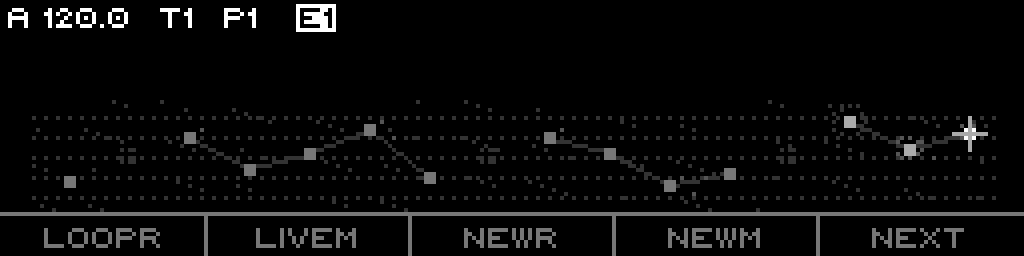

Reproduce this figure in Python.
#!/usr/bin/env python3
"""
Stochastic LIVE — Concept 1: Constellation Draft

Each engine event becomes a star. Pitch = altitude, time = longitude.
Consecutive phrases draw constellations. Newest star has targeting reticle + glow.
Rests = hollow ghost stars. Burst = companion clusters.

Inspired by constellations.lua (star glow + connection lines) + luck.lua (node topology).
"""

import os
import sys
import math

sys.path.insert(0, os.path.dirname(os.path.abspath(__file__)))

from canvas import BlendMode, Canvas, Color, Font, FrameBuffer, framebuffer_to_image
from painters import WindowPainter, PageWidth

# ---------------------------------------------------------------------------
# Simulated engine history
# ---------------------------------------------------------------------------
class DirectEvent:
    def __init__(self, cv, rest=False, children=0):
        self.cv = cv
        self.rest = rest
        self.children = children

DIRECT_HISTORY = [
    DirectEvent(1.2,  False, 0),
    DirectEvent(0.5,  False, 2),
    DirectEvent(1.8,  False, 0),
    DirectEvent(0.0,  True,  0),
    DirectEvent(-0.9, False, 0),
    DirectEvent(-1.4, False, 3),
    DirectEvent(0.3,  False, 0),
    DirectEvent(1.1,  False, 1),
    DirectEvent(0.0,  True,  0),
    DirectEvent(-1.1, False, 0),
    DirectEvent(1.4,  False, 2),
    DirectEvent(0.2,  False, 0),
    DirectEvent(-0.7, False, 0),
    DirectEvent(1.0,  False, 1),
    DirectEvent(0.0,  True,  0),
    DirectEvent(-1.2, False, 0),
]

# ---------------------------------------------------------------------------
# Render
# ---------------------------------------------------------------------------
VP_LEFT   = 8
VP_RIGHT  = PageWidth - 8
VP_TOP    = 25
VP_BOT    = 53
VP_CY     = (VP_TOP + VP_BOT) // 2
VP_H      = VP_BOT - VP_TOP


def _arc(canvas, cx, cy, r, start, end, color):
    """Draw a circular arc using Bresenham-like point sampling."""
    canvas.set_color(color)
    steps = max(8, int(r * 3))
    for i in range(steps + 1):
        t = start + (end - start) * i / steps
        x = int(cx + math.cos(t) * r)
        y = int(cy + math.sin(t) * r)
        canvas.point(x, y)


def render_live_constellation(canvas: Canvas):
    WindowPainter.clear(canvas)
    WindowPainter.draw_header(canvas, mode="LIVE")
    WindowPainter.draw_footer(canvas, ["LoopR", "LiveM", "NewR", "NewM", "NEXT"])

    canvas.set_blend_mode(BlendMode.Set)

    # --- cosmic dust ---
    for i in range(140):
        x = VP_LEFT + (i * 37 + 13) % (VP_RIGHT - VP_LEFT)
        y = VP_TOP  + (i * 23 + 7)  % (VP_BOT - VP_TOP)
        if (x + y * 3) % 11 < 2:
            continue
        canvas.set_color(Color.Low)
        canvas.point(x, y)

    # --- pitch guide rails (dashed) ---
    canvas.set_color(Color.Low)
    for r in range(-2, 3):
        y = VP_CY + r * 5
        if VP_TOP + 1 <= y <= VP_BOT - 1:
            # dashed line: draw every 3rd pixel
            for x in range(VP_LEFT, VP_RIGHT + 1, 3):
                canvas.point(x, y)

    # --- build star positions ---
    events = DIRECT_HISTORY
    cx = VP_RIGHT - 6
    stride = (VP_RIGHT - VP_LEFT - 12) // (len(events) - 1) if len(events) > 1 else 0

    stars = []
    for idx, ev in enumerate(events):
        px = cx - idx * stride
        py = VP_CY - int(ev.cv * 5)
        py = max(VP_TOP + 2, min(VP_BOT - 2, py))
        stars.append((px, py, ev, idx))

    # --- constellation lines (oldest first so newer overdraw) ---
    prev_x, prev_y = -1, -1
    for px, py, ev, idx in reversed(stars):
        if ev.rest:
            prev_x, prev_y = -1, -1
            continue
        if prev_x >= 0:
            canvas.set_color(Color.Low)
            canvas.line(prev_x, prev_y, px, py)
        prev_x, prev_y = px, py

    # --- draw stars ---
    for px, py, ev, idx in stars:
        fade = max(0.25, 1.0 - idx / 20)

        if ev.rest:
            # hollow ghost star
            canvas.set_color(Color.Low)
            _arc(canvas, px, py, 1.5, 0, 2 * math.pi, Color.Low)
            continue

        # glow halo for newer stars
        if idx < 4:
            glow_r = 2 + idx
            glow_col = Color.Low if idx >= 2 else Color.MediumLow
            _arc(canvas, px, py, glow_r, 0, 2 * math.pi, glow_col)

        # core star
        col = Color.Bright if idx == 0 else (Color.MediumBright if idx < 3 else Color.Medium)
        canvas.set_color(col)
        canvas.fill_rect(px - 1, py - 1, 3, 3)
        if idx == 0:
            canvas.set_color(Color.Bright)
            canvas.point(px, py)

        # burst children = companion stars
        if ev.children > 0:
            for c in range(ev.children):
                cpx = px + (c + 1) * 3
                cpy = py + (-2 if c % 2 == 0 else 2)
                if cpx >= VP_RIGHT - 1:
                    break
                canvas.set_color(Color.MediumLow)
                canvas.point(cpx, cpy)

    # --- targeting reticle on newest ---
    tip = stars[0]
    tx, ty = tip[0], tip[1]
    canvas.set_color(Color.MediumBright)
    canvas.line(tx - 4, ty, tx + 4, ty)
    canvas.line(tx, ty - 4, tx, ty + 4)


def main():
    fb = FrameBuffer(256, 64)
    canvas = Canvas(fb, brightness=1.0)
    canvas.set_font(Font.Tiny)
    render_live_constellation(canvas)
    img = framebuffer_to_image(fb, scale=4)
    out = os.path.join(os.path.dirname(__file__), "kimi-live-constellation.png")
    img.save(out)
    print(f"Saved {out}")


if __name__ == '__main__':
    main()
